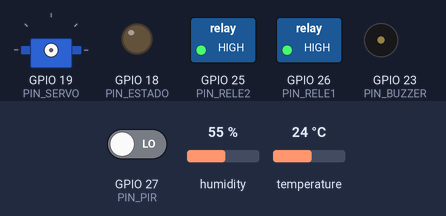
Recording of a sketch running on a simulated ESP32. Parts: servo, switched loads named in the sketch (green lamp = pin HIGH), output pins drawn as LEDs (lit = HIGH), buzzer (waves = sounding). The inputs (shaded band) are chosen by the test bench; at power-on: GPIO 27 (PIN_PIR) LOW, humidity 55 %, temperature 24 °C. Servo pulses on a pin are drawn as a servo (544–2400 µs = 0–180°); what the sketch prints to the serial monitor is not drawn.

Above: at 0.4 s.
At 2.4 s:
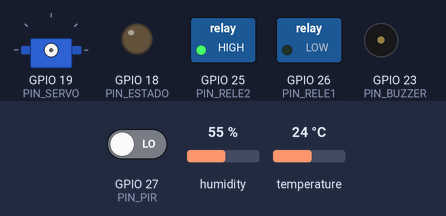
At 6.4 s:
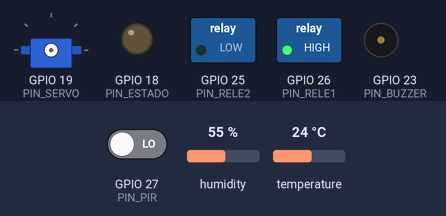
At 11.0 s:
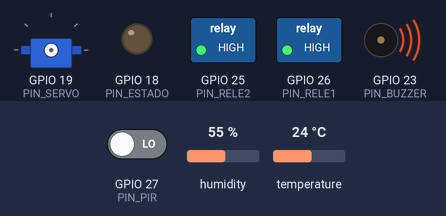
At 15.8 s:
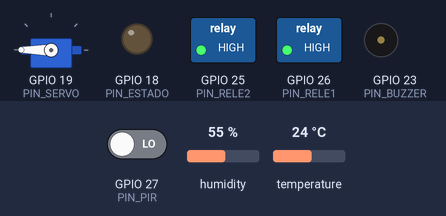
At 20.0 s:
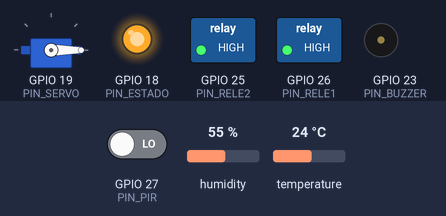
Timing chart, 0 to 21.5 s (numbered marks = the images above):
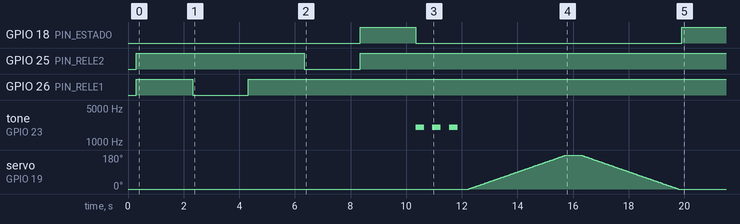

Measured:
- by itself, GPIO 18 (PIN_ESTADO): HIGH → LOW at 10.3 s, → HIGH 9.6 s later

The sketch:

iobuild_local.ino
```cpp
// Arduino IDE: Placa "ESP32 Dev Module" · Librerías: "DHT sensor library" (Adafruit) + "Adafruit Unified Sensor"
/* IoBuild · Prototipo completo (modo local, sin nube)
 * Pines (iguales al diagram.json de Wokwi):
 *   DHT22=4 · PIR=27 · Relé1 (luz pasillo)=26 · Relé2 (clima)=25 · LED estado=18 · Buzzer=23 · Servo=19
 * Reglas:
 *   R1 Luz pasillo : PIR detecta movimiento -> relé 1 ON; OFF 10 s tras el último movimiento
 *   R2 Clima       : T >= ambiente+1.5 °C o HR >= ambiente+10 % -> relé 2 ON;
 *                    OFF cuando T <= ambiente+0.5 y HR <= ambiente+5 (histéresis)
 *   R3 Persiana    : T sube 1 °C -> servo ABRE (180°); baja 1 °C -> CIERRA (0°), girando lento (~3.6 s)
 *   R4 Alarma      : T >= ambiente+3 °C -> buzzer intermitente + LED estado rápido; se libera bajo ambiente+2
 *   LED estado     : fijo = nodo OK · parpadeo rápido = alarma · parpadeo lento = DHT22 sin lectura
 * Al arrancar hace una VALIDACIÓN DE CONEXIONES: prueba cada LED, el buzzer y el servo uno por uno.
 */
#include <Arduino.h>
#include <DHT.h>

#define PIN_DHT     4
#define PIN_PIR     27
#define PIN_RELE1   26
#define PIN_RELE2   25
#define PIN_ESTADO  18
#define PIN_BUZZER  23
#define PIN_SERVO   19

// Muchos módulos de relé físicos se activan con LOW. Si en el autotest el relé hace
// lo contrario (prende cuando dice APAGADO), cambia esto a true.
const bool RELE_ACTIVO_BAJO = true;   // tus relés físicos se activan con LOW (en Wokwi: false)

const uint32_t PIR_CALENTAMIENTO_MS = 30000;
const uint32_t HOLD_MS    = 10000;
const uint32_t T_MUESTREO = 2000;

// Persiana: recorrido y velocidad del servo (más grande = gira más; más ms = más lento)
const int CERRADA = 0, ABIERTA = 180;
const uint32_t MS_POR_GRADO = 20;   // 180° x 20 ms = 3.6 s de giro
const float PASO_SERVO   = 1.0;   // °C para abrir/cerrar persiana
const float CLIMA_ON_T   = 1.5, CLIMA_OFF_T = 0.5;   // °C sobre ambiente
const float CLIMA_ON_H   = 10,  CLIMA_OFF_H = 5;     // % HR sobre ambiente
const float ALARMA_ON_T  = 3.0, ALARMA_OFF_T = 2.0;  // °C sobre ambiente

DHT dht(PIN_DHT, DHT22);

// Estado
bool luzOn = false, climaOn = false, alarma = false, dhtFalla = false;
int  persiana = CERRADA;            // destino: CERRADA o ABIERTA
int  servoPos = CERRADA;            // posición real; avanza grado a grado hacia el destino
uint32_t tServo = 0;
uint32_t tUltMov = 0, tMuestreo = 0;
bool hayMov = false;
float tRef = NAN, tAmb = NAN, hAmb = NAN, tAct = NAN, hAct = NAN;
int  fallasDht = 0;
bool pirPrev = false, luzPrev = false, climaPrev = false, alarmaPrev = false;
int  persianaPrev = CERRADA;

// ---------- Actuadores ----------
#if defined(ESP_ARDUINO_VERSION_MAJOR) && ESP_ARDUINO_VERSION_MAJOR >= 3
void servoInit()           { ledcAttach(PIN_SERVO, 50, 16); }
void servoDuty(uint32_t d) { ledcWrite(PIN_SERVO, d); }
#else
void servoInit()           { ledcSetup(4, 50, 16); ledcAttachPin(PIN_SERVO, 4); }  // canal 4: no choca con tone()
void servoDuty(uint32_t d) { ledcWrite(4, d); }
#endif

void moverServo(int grados) {
  uint32_t us = map(constrain(grados, 0, 180), 0, 180, 500, 2400);
  servoDuty(us * 65535UL / 20000UL);
}

void rele(int pin, bool on) { digitalWrite(pin, (on != RELE_ACTIVO_BAJO) ? HIGH : LOW); }

void buzzer(bool on) { if (on) tone(PIN_BUZZER, 2000); else noTone(PIN_BUZZER); }

// Prueba un pin con señal ALTA y luego BAJA, para descubrir cómo responde lo conectado
void probarPin(int pin, const char *nombre) {
  Serial.printf("\n[%s]\n", nombre);
  Serial.println("  Señal ALTA (3.3 V) 2 s -> debe PRENDER si el LED va directo o el relé es activo-alto");
  digitalWrite(pin, HIGH); delay(2000);
  Serial.println("  Señal BAJA (0 V) 2 s   -> si prende AHORA y no antes: relé activo-bajo, pon RELE_ACTIVO_BAJO = true");
  digitalWrite(pin, LOW);  delay(2000);
  Serial.println("  Si no prendió en ninguno de los dos: revisa cableado, polaridad del LED o alimentación del relé");
  rele(pin, false);
}

void autotest() {
  Serial.println("\n======== VALIDACIÓN DE CONEXIONES ========");
  Serial.println("Mira cada componente mientras la consola lo nombra.");
  probarPin(PIN_RELE1, "1/5 LED amarillo · luz pasillo · D26");
  probarPin(PIN_RELE2, "2/5 LED azul · clima · D25");

  Serial.println("\n[3/5 LED verde · estado · D18]  ENCENDIDO 2 s");
  digitalWrite(PIN_ESTADO, HIGH); delay(2000); digitalWrite(PIN_ESTADO, LOW);

  Serial.println("\n[4/5 Buzzer · alarma · D23]  3 pitidos");
  for (int i = 0; i < 3; i++) { buzzer(true); delay(300); buzzer(false); delay(300); }

  Serial.println("\n[5/5 Servo · persiana · D19]  0° -> 180° -> 0° (lento)");
  for (int g = CERRADA; g <= ABIERTA; g++) { moverServo(g); delay(MS_POR_GRADO); }
  delay(500);
  for (int g = ABIERTA; g >= CERRADA; g--) { moverServo(g); delay(MS_POR_GRADO); }

  Serial.println("\n======== FIN VALIDACIÓN ========\n");
}

// ---------- Setup ----------
void setup() {
  Serial.begin(115200);
  delay(300);
  pinMode(PIN_PIR, INPUT_PULLDOWN);
  pinMode(PIN_RELE1, OUTPUT);  rele(PIN_RELE1, false);
  pinMode(PIN_RELE2, OUTPUT);  rele(PIN_RELE2, false);
  pinMode(PIN_ESTADO, OUTPUT); digitalWrite(PIN_ESTADO, LOW);
  pinMode(PIN_BUZZER, OUTPUT);
  dht.begin();
  servoInit();
  Serial.println("IoBuild · prototipo completo (modo local)");
  autotest();
  moverServo(servoPos);
  Serial.println("PIR calentando 30 s (se ignora). No toques el DHT22: se toma el ambiente de referencia.");
}

// ---------- Loop ----------
void loop() {
  uint32_t now = millis();

  // R1: PIR con calentamiento y antirrebote de 300 ms
  static bool pirEst = false, pirRaw = false; static uint32_t tRaw = 0;
  bool lect = digitalRead(PIN_PIR);
  if (lect != pirRaw) { pirRaw = lect; tRaw = now; }
  if (now - tRaw >= 300) pirEst = lect;
  bool pir = pirEst;
  if (now > PIR_CALENTAMIENTO_MS && pir && (!pirPrev || !hayMov)) { tUltMov = now; hayMov = true; }
  luzOn = hayMov && (now - tUltMov < HOLD_MS);
  rele(PIN_RELE1, luzOn);

  if (pir != pirPrev) {
    pirPrev = pir;
    Serial.printf("[%6lus] PIR: %s%s\n", now / 1000, pir ? "MOVIMIENTO detectado" : "sin movimiento",
                  (pir && now <= PIR_CALENTAMIENTO_MS) ? "  (ignorado: calentando)" : "");
  }
  if (luzOn != luzPrev) {
    luzPrev = luzOn;
    Serial.printf("[%6lus] LUZ PASILLO: %s\n", now / 1000, luzOn ? "ENCENDIDA" : "APAGADA (10 s sin movimiento)");
  }

  // Lectura DHT22 cada 2 s: R2, R3, R4
  if (now - tMuestreo >= T_MUESTREO) {
    tMuestreo = now;
    float t = dht.readTemperature(), h = dht.readHumidity();

    if (isnan(t) || isnan(h)) {
      if (++fallasDht >= 3 && !dhtFalla) { dhtFalla = true; Serial.printf("[%6lus] DHT22: SIN LECTURA (revisa cable en D4)\n", now / 1000); }
    } else {
      if (dhtFalla) Serial.printf("[%6lus] DHT22: lectura recuperada\n", now / 1000);
      fallasDht = 0; dhtFalla = false;
      tAct = t; hAct = h;
      if (isnan(tAmb)) { tAmb = t; hAmb = h; tRef = t; }

      // El ambiente sigue cambios lentos solo en reposo
      if (!climaOn && !alarma) { tAmb += 0.02 * (t - tAmb); hAmb += 0.02 * (h - hAmb); }

      // R2: clima con histéresis
      if (!climaOn && (t >= tAmb + CLIMA_ON_T || h >= hAmb + CLIMA_ON_H)) climaOn = true;
      else if (climaOn && t <= tAmb + CLIMA_OFF_T && h <= hAmb + CLIMA_OFF_H) climaOn = false;

      // R3: persiana por pasos de 1 °C
      if (persiana == CERRADA) { if (t < tRef) tRef = t; if (t >= tRef + PASO_SERVO) { persiana = ABIERTA; tRef = t; } }
      else                { if (t > tRef) tRef = t; if (t <= tRef - PASO_SERVO) { persiana = CERRADA; tRef = t; } }

      // R4: alarma de sobretemperatura
      if (!alarma && t >= tAmb + ALARMA_ON_T) alarma = true;
      else if (alarma && t <= tAmb + ALARMA_OFF_T) alarma = false;
    }
    if (dhtFalla) climaOn = false;   // sin datos, clima a estado seguro

    rele(PIN_RELE2, climaOn);

    if (climaOn != climaPrev) { climaPrev = climaOn; Serial.printf("[%6lus] CLIMA: %s\n", now / 1000, climaOn ? "ENCENDIDO" : "APAGADO"); }
    if (persiana != persianaPrev) { persianaPrev = persiana; Serial.printf("[%6lus] PERSIANA: %s (%d°)\n", now / 1000, persiana == ABIERTA ? "ABIERTA" : "CERRADA", persiana); }
    if (alarma != alarmaPrev) { alarmaPrev = alarma; Serial.printf("[%6lus] ALARMA: %s\n", now / 1000, alarma ? "SOBRETEMPERATURA" : "liberada"); }

    Serial.printf("[%6lus] T=%.1f°C HR=%.0f%% (amb %.1f°C %.0f%%) · PIR=%d · luz=%s clima=%s persiana=%d° alarma=%s\n",
                  now / 1000, tAct, hAct, tAmb, hAmb, pir, luzOn ? "ON" : "OFF", climaOn ? "ON" : "OFF",
                  persiana, alarma ? "SI" : "no");
  }

  // LED estado y buzzer
  if (alarma)        digitalWrite(PIN_ESTADO, (now / 100) % 2);   // rápido: alarma
  else if (dhtFalla) digitalWrite(PIN_ESTADO, (now / 500) % 2);   // lento: DHT22 sin lectura
  else               digitalWrite(PIN_ESTADO, HIGH);              // fijo: todo OK

  static bool bzOn = false;
  bool bzQuiere = alarma && (now / 250) % 2;
  if (bzQuiere != bzOn) { bzOn = bzQuiere; buzzer(bzOn); }

  // Persiana: barrido lento, 1° cada MS_POR_GRADO, sin bloquear el resto
  if (servoPos != persiana && now - tServo >= MS_POR_GRADO) {
    tServo = now;
    servoPos += persiana > servoPos ? 1 : -1;
    moverServo(servoPos);
  }
}
```
